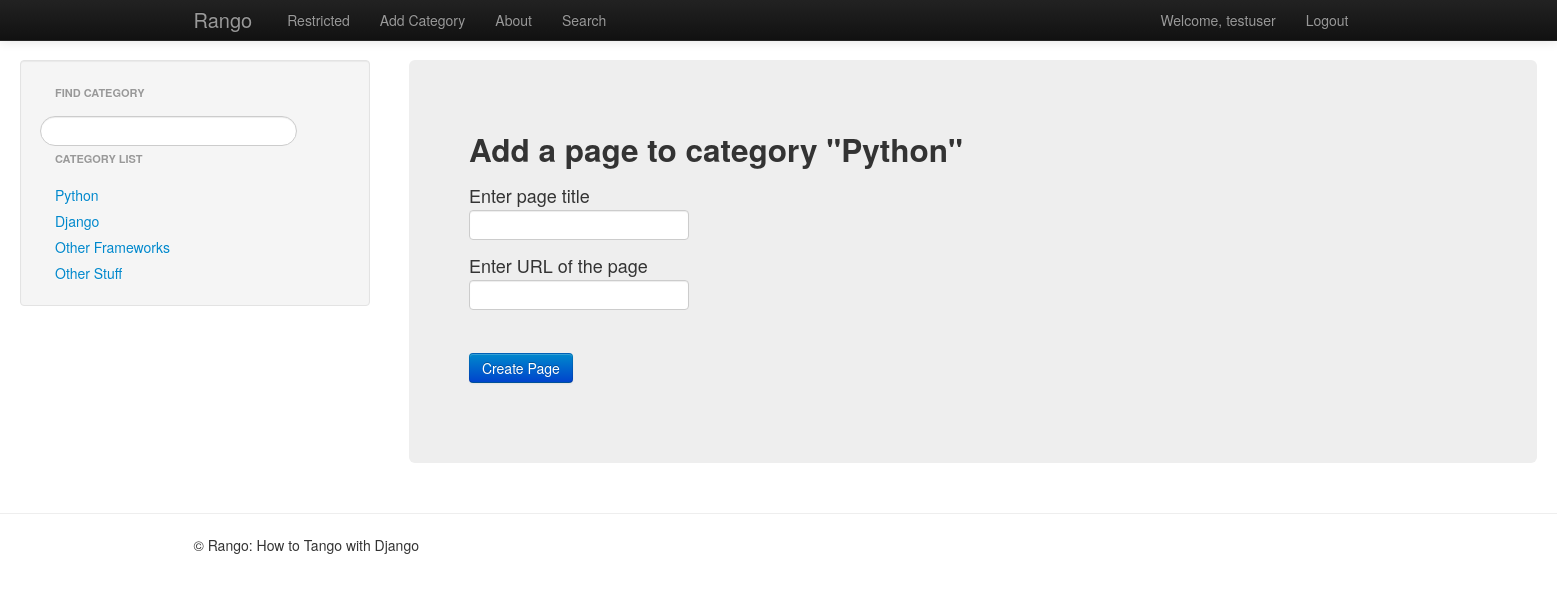
Page /rango/category/Python/add_page/ (signed in) on the committed database.
### rango/models.py (models this page shows, shortened)
class Category(models.Model):
    name = models.CharField(max_length=128, unique=True)
    views = models.IntegerField(default=0)
    likes = models.IntegerField(default=0)

### rango/views.py (the view)
# urls.py: url(r'^category/(?P<category_name_url>\w+)/add_page/$', views.add_page, name='add_page'),
@login_required
def add_page(request, category_name_url):
    context = RequestContext(request)
    category_name = decode_category_name(category_name_url)
    if request.method == 'POST':
        form = PageForm(request.POST)
        if form.is_valid():
            page = form.save(commit=False)
            cat = Category.objects.get(name=category_name)
            page.category = cat
            page.views = 0
            page.save()
            return category(request, category_name_url)
        else:
            print(form.errors)
    else:
        form = PageForm()
    category_list = get_category_list()
    context_dict = {'category_name_url': category_name_url, 'category_name': category_name,
                    'form': form, 'categories': category_list,}
    return render_to_response('rango/add_page.html', context_dict, context)

### rango/forms.py (shortened to what this page needs)
class PageForm(forms.ModelForm):
    title = forms.CharField(max_length=128, help_text="Enter page title")
    url = forms.URLField(max_length=200, help_text="Enter URL of the page")
    views = forms.IntegerField(widget=forms.HiddenInput(), initial=0)
    class Meta:
        model = Page
        fields = ('title', 'url', 'views')

### rango/views.py (called while the page is built)
def encode_url(category_name):
    return category_name.replace(' ', '_')

def decode_category_name(category_name_url):
    return category_name_url.replace('_', ' ')

def get_category_list(max_results=0, starts_with=''):
    category_list = []
    if starts_with:
        category_list = Category.objects.filter(name__istartswith=starts_with)
    else:
        category_list = Category.objects.all()
    if max_results > 0:
        if len(category_list) > max_results:
            category_list = category_list[:max_results]
    for category in category_list:
        category.url = encode_url(category.name)
    return category_list

### templates/rango/add_page.html (shortened to what this page needs)
<!DOCTYPE html>
{% extends 'rango/base.html' %}
{% load static %}
    {% block body_block %}
    <div class="hero-unit">
        <h2>Add a page to category "{{ category_name }}"</h2>
        <div class="container">
            <form class="span6" id="page_form" method="POST" action="/rango/{{ category_name_url }}/add_page/">
                {% for field in form.visible_fields %}
                    {{ field.help_text }}<br/>
                    {{ field }}<br/>
                {% endfor %}<br/>
                <button class="btn btn-primary" type="submit" name="submit">Create Page</button>
            </form>
        </div>
    </div>
    {% endblock %}

### templates/rango/base.html (shortened to what this page needs)
{% load static %}
<!DOCTYPE html>
<html>
<head>
    <link href="{% static 'css/bootstrap-fluid-adj.css' %}" rel="stylesheet">
    <link href="{% static 'css/bootstrap.min.css' %}" rel="stylesheet" media="screen">
    <link href="{% static 'css/bootstrap-responsive.css' %}" rel="stylesheet">
</head>
<body>
    <div class="navbar navbar-inverse navbar-fixed-top">
        <div class="navbar-inner">
            <div class="container">
                <a class="brand" href="/rango/">Rango</a>
                <div class="nav-collapse collapse">
                    <ul class="nav pull-right">
                        {% if user.is_authenticated %}
                            <li class="navbar-link"><a href="/rango/user/{{ user.id }}">Welcome, {{ user.username }}</a></li>
                            <li><a href="/rango/logout/">Logout</a></li>
                        {% else %}
                            <li><a href="/rango/register/">Register</a></li>
                            <li><a href="/rango/login/">Login</a></li>
                        {% endif %}
                    </ul>
                    <ul class="nav">
                        {% if user.is_authenticated %}
                            <li><a href="/rango/restricted/">Restricted</a></li>
                            <li><a href="/rango/add_category/">Add Category</a></li>
                        {% endif %}
                        <li><a href="/rango/about/">About</a></li>
                        <li><a href="/rango/search/">Search</a></li>
                    </ul>
                </div>
            </div>
        </div>
    </div>
    <div class="container-fluid">
        <div class="row-fluid">
            <div class="span3">
                <div class="well sidebar-nav">
                    <p class="nav-header">Find category</p>
                    <input class="search-query span10" type="text" name="suggestion" id="suggestion" value="">
                    <p class="nav-header">Category List</p>
                    <div id="cats">
                        {% include 'rango/category_list.html' %}
                    </div>
                </div>
            </div>
            <div class="span9">
                {% block body_block %}
                {% endblock %}
            </div>
        </div>
    </div>
    <hr>
<footer>
    <div class="container">
        <p>&copy; Rango: How to Tango with Django</p>
    </div>
</footer>
</body>
</html>

### templates/rango/category_list.html
{% if categories %}
    <ul class="nav nav-list">
    {% for category in categories %}
        <li><a href="/rango/category/{{ category.url }}">{{ category.name }}</a></li>
    {% endfor %}
    </ul>
{% else %}
    <strong>No categories at present</strong>
{% endif %}

### rows in the picture
Category: name "Python"
Category: name "Django"
Category: name "Other Frameworks"
Category: name "Other Stuff"

### other values in the picture
{{ user.username }} "testuser"
{{ field.help_text }} "Enter page title" "Enter URL of the page"
